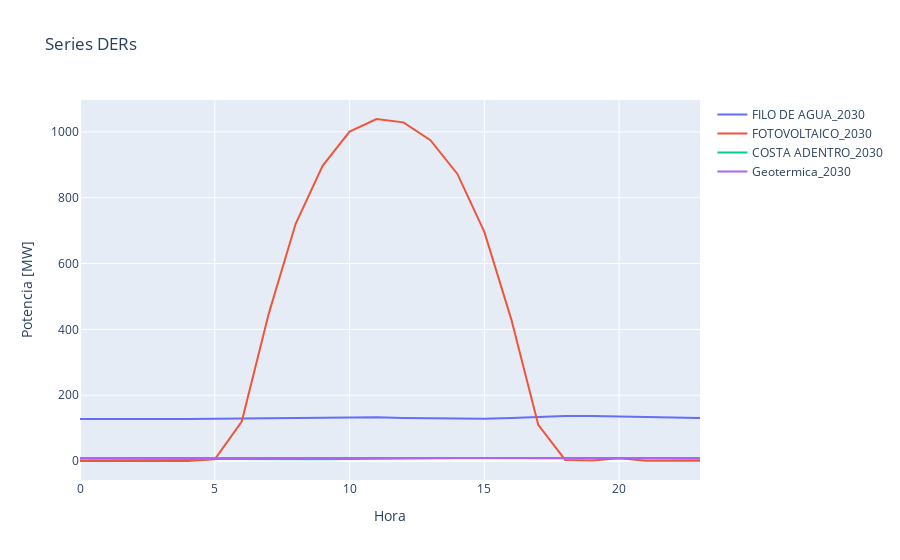

Write notebook code for a chart like this one.
### Code cell
import plotly.express as px
import plotly.graph_objects as go

fig = go.Figure()
YEAR_EXPANSION = "2030"
fig.add_traces([
    go.Scatter(
        x= new_resources_df["hours"],
        y= new_resources_df[col],
        name=col
    )
    for col in new_resources_df.columns if YEAR_EXPANSION in col
])
fig.update_layout({
    "title": "Series DERs",
    "xaxis_title": "Hora",
    "yaxis_title": "Potencia [MW]",
})
fig.show()

### Figure 1 — Plotly figure (JSON) as saved in the notebook; plotly's stock layout.template omitted (floating-point values rounded to 4 significant figures)
{"data": [{"name": "FILO DE AGUA_2030", "type": "scatter", "x": [0, 1, 2, 3, 4, 5, 6, 7, 8, 9, 10, 11, 12, 13, 14, 15, 16, 17, 18, 19, 20, 21, 22, 23], "y": [128.1, 127.5, 127.8, 127.9, 128.2, 129.0, 130.1, 130.4, 131.4, 133.0, 133.2, 133.4, 131.2, 130.2, 129.4, 128.9, 131.1, 133.7, 136.9, 137.0, 136.1, 134.3, 133.2, 131.1]}, {"name": "FOTOVOLTAICO_2030", "type": "scatter", "x": [0, 1, 2, 3, 4, 5, 6, 7, 8, 9, 10, 11, 12, 13, 14, 15, 16, 17, 18, 19, 20, 21, 22, 23], "y": [0.3834, 0.3492, 0.2729, 0.2563, 0.5477, 5.688, 120.1, 447.2, 720.9, 896.7, 1001.0, 1039.0, 1029.0, 974.9, 872.3, 696.3, 430.5, 110.0, 3.357, 1.738, 8.703, 0.7737, 0.7329, 1.063]}, {"name": "COSTA ADENTRO_2030", "type": "scatter", "x": [0, 1, 2, 3, 4, 5, 6, 7, 8, 9, 10, 11, 12, 13, 14, 15, 16, 17, 18, 19, 20, 21, 22, 23], "y": [7.099, 6.69, 6.354, 6.082, 5.64, 5.283, 4.881, 5.061, 5.553, 5.745, 6.289, 7.455, 8.397, 8.953, 9.21, 9.45, 9.71, 9.692, 9.393, 8.918, 8.33, 8.045, 7.799, 7.38]}, {"name": "Geotermica_2030", "type": "scatter", "x": [0, 1, 2, 3, 4, 5, 6, 7, 8, 9, 10, 11, 12, 13, 14, 15, 16, 17, 18, 19, 20, 21, 22, 23], "y": [9.5, 9.5, 9.5, 9.5, 9.5, 9.5, 9.5, 9.5, 9.5, 9.5, 9.5, 9.5, 9.5, 9.5, 9.5, 9.5, 9.5, 9.5, 9.5, 9.5, 9.5, 9.5, 9.5, 9.5]}], "layout": {"title": {"text": "Series DERs"}, "xaxis": {"title": {"text": "Hora"}}, "yaxis": {"title": {"text": "Potencia [MW]"}}}}
